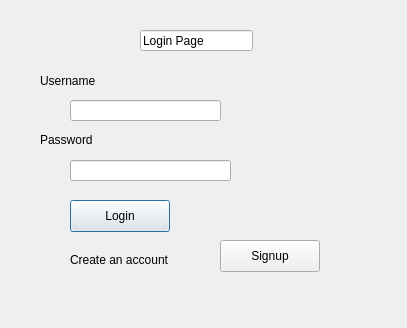
<?xml version="1.0" encoding="UTF-8"?>
<ui version="4.0">
 <class>Loginadmin</class>
 <widget class="QDialog" name="Loginadmin">
  <property name="geometry">
   <rect>
    <x>0</x>
    <y>0</y>
    <width>407</width>
    <height>328</height>
   </rect>
  </property>
  <property name="windowTitle">
   <string>Dialog</string>
  </property>
  <widget class="QLineEdit" name="lineEdit">
   <property name="geometry">
    <rect>
     <x>70</x>
     <y>100</y>
     <width>151</width>
     <height>21</height>
    </rect>
   </property>
   <property name="text">
    <string/>
   </property>
  </widget>
  <widget class="QLineEdit" name="lineEdit_2">
   <property name="geometry">
    <rect>
     <x>70</x>
     <y>160</y>
     <width>161</width>
     <height>21</height>
    </rect>
   </property>
  </widget>
  <widget class="QLabel" name="label">
   <property name="geometry">
    <rect>
     <x>40</x>
     <y>70</y>
     <width>181</width>
     <height>21</height>
    </rect>
   </property>
   <property name="text">
    <string>Username</string>
   </property>
  </widget>
  <widget class="QLabel" name="label_2">
   <property name="geometry">
    <rect>
     <x>40</x>
     <y>130</y>
     <width>201</width>
     <height>20</height>
    </rect>
   </property>
   <property name="text">
    <string>Password</string>
   </property>
  </widget>
  <widget class="QPushButton" name="pushButton">
   <property name="geometry">
    <rect>
     <x>70</x>
     <y>200</y>
     <width>100</width>
     <height>32</height>
    </rect>
   </property>
   <property name="text">
    <string>Login</string>
   </property>
  </widget>
  <widget class="QPushButton" name="pushButton_2">
   <property name="geometry">
    <rect>
     <x>220</x>
     <y>240</y>
     <width>100</width>
     <height>32</height>
    </rect>
   </property>
   <property name="text">
    <string>Signup</string>
   </property>
  </widget>
  <widget class="QLabel" name="label_3">
   <property name="geometry">
    <rect>
     <x>70</x>
     <y>250</y>
     <width>121</width>
     <height>20</height>
    </rect>
   </property>
   <property name="text">
    <string>Create an account</string>
   </property>
  </widget>
  <widget class="QLineEdit" name="lineEdit_3">
   <property name="geometry">
    <rect>
     <x>140</x>
     <y>30</y>
     <width>113</width>
     <height>21</height>
    </rect>
   </property>
   <property name="text">
    <string>Login Page</string>
   </property>
  </widget>
 </widget>
 <resources/>
 <connections/>
</ui>
